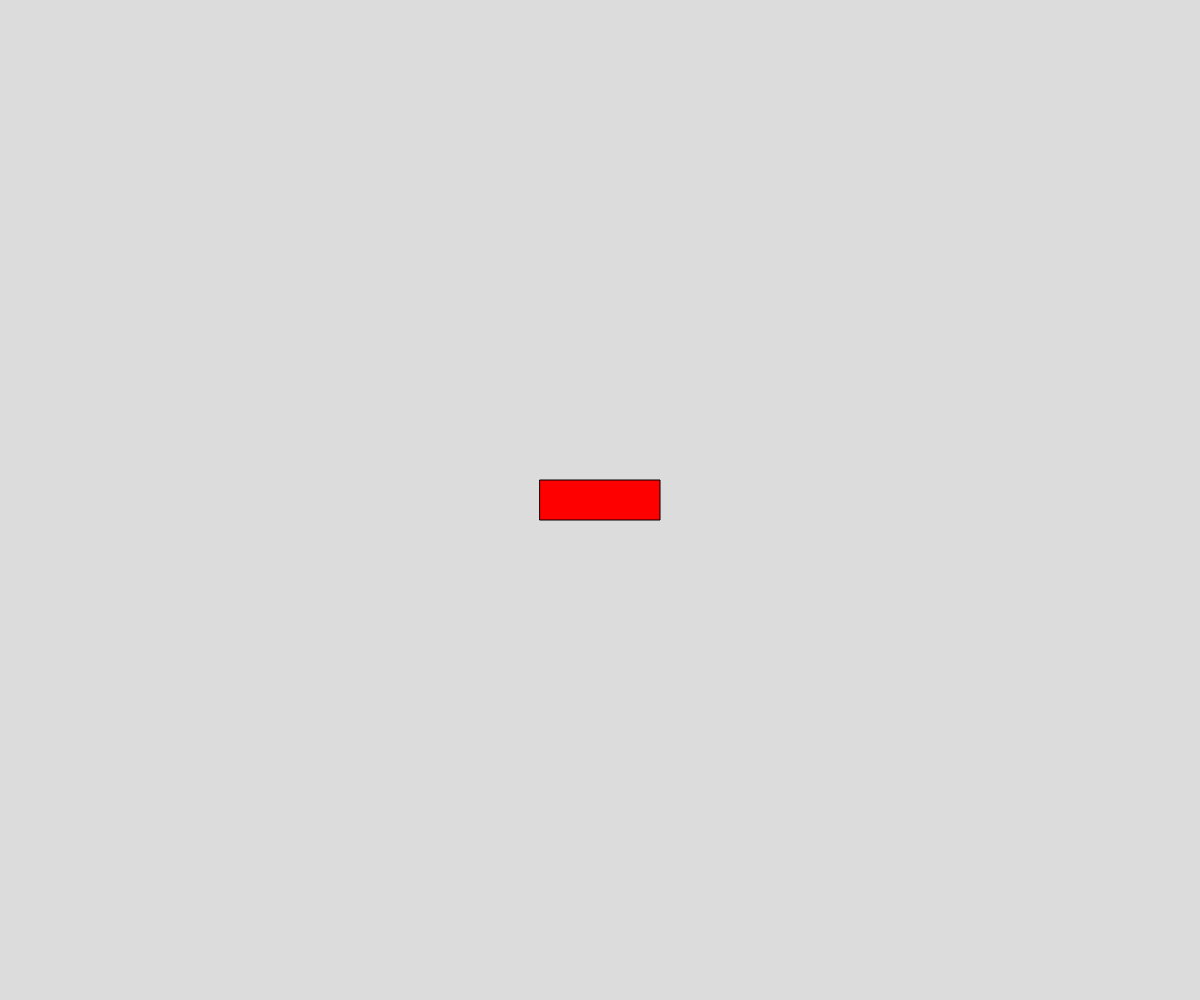
Frame 1 (no input)
Frame 60 (no input): identical to frame 1, image omitted
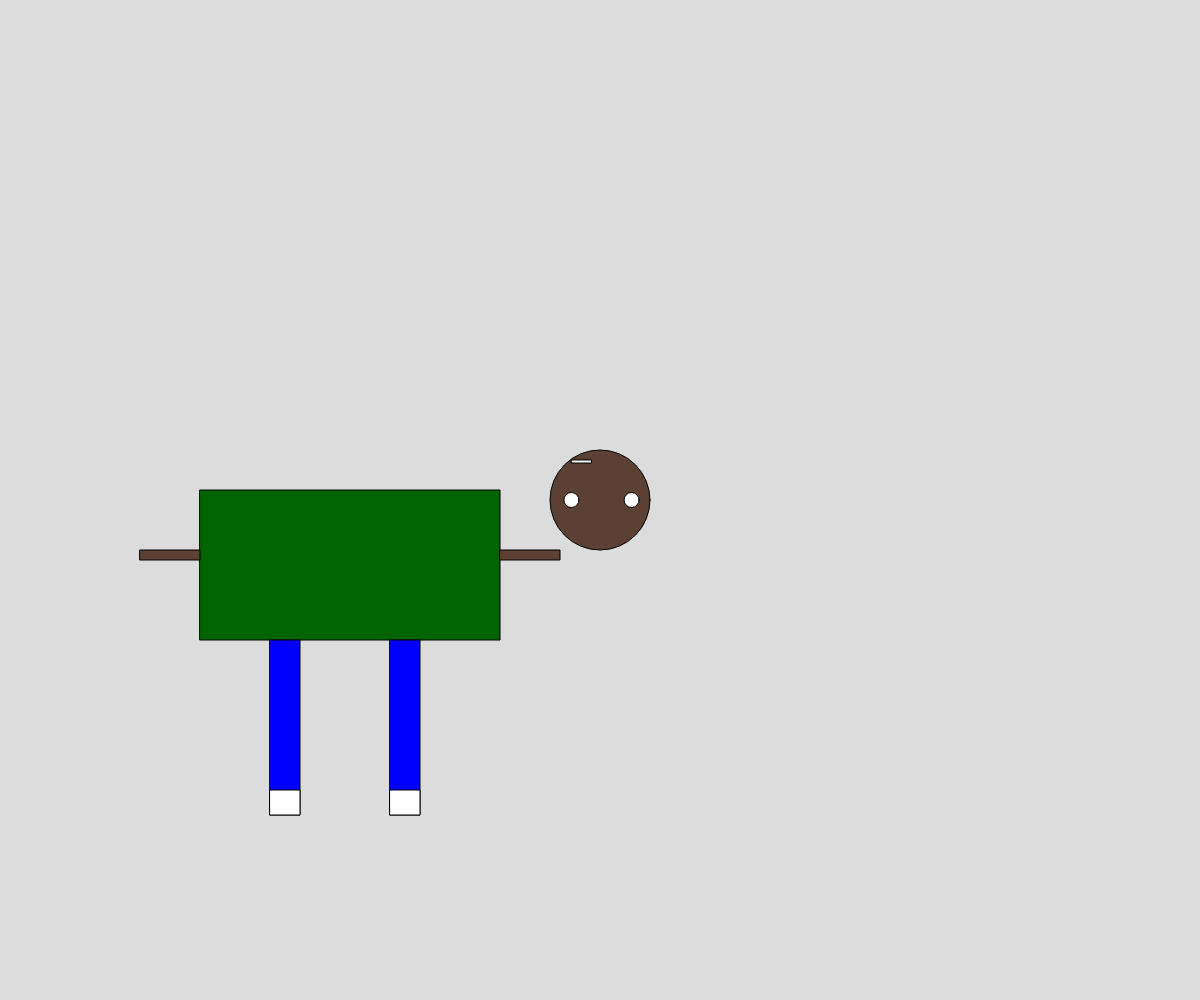
Frame 120 (the mouse pressed at the canvas centre since frame 60)

The p5.js sketch that drew these frames (run headless with seeded random() and noise() and a simulated clock; from frame 60 on, the mouse is pressed at the canvas centre):

// p5.js sketch
// ── sketch.js
let buttonPressed = false;

// Button object to store all of the button variable together
let myButton = {x: 0, y: 0, w: 0, h: 0, color: ""}

function setup() {
  createCanvas(windowWidth, windowHeight);
  
  //Set the initial properties of myButton
  //subtract 1/2 the w and h from x and y to get true center
  myButton.w = 120;
  myButton.h = 40;
  myButton.x = width/2 - myButton.w/2;
  myButton.y = height/2 - myButton.h/2;
  myButton.color = "red";
}

function draw() {
  background(220);

  if (buttonPressed===false) {
    //Calls the myButton function in the draw loop
    drawButton();
  }
  if (buttonPressed === true){
    character();
  }
}

//build in p5js funciton for mouse reactions
function mousePressed() {

  //Checks if the mouse is within the x coordinates of the button
  if (mouseX > myButton.x && mouseX < (myButton.x + myButton.w)) {

    //Switch "true" out for a similar condition that checks y coordinates
    if(true) {
      buttonPressed = true;
    }
    
  }

}

//custom function that draws the button when called
function drawButton() {
  fill(myButton.color);
  rect(myButton.x, myButton.y, myButton.w, myButton.h);
}
function character(){
  translate(window/2, height/2);
    fill(92, 64, 51)
  circle(width/2, height/2, 100);
    fill(0,100,0)
  rect(200,490,300,150); //torso
    fill(0,0,255);
  rect(270,640,30,175); //left leg
   fill(0, 0, 255);
  rect(390,640,30,175); //right leg
    fill(92, 64, 51);
  rect(500,550,60,10); //right arm
    fill(92, 64, 51);
  rect(140,550,60,10); //left arm
    
    fill(255);
  circle(width/2.1, height/2, 15); //right eye
  circle(width/1.9, height/2, 15); //left eye
  rect(width/2.1,460 ,20,3)

  rect(270,790,30,25)
  rect(390,790,30,25)
}
